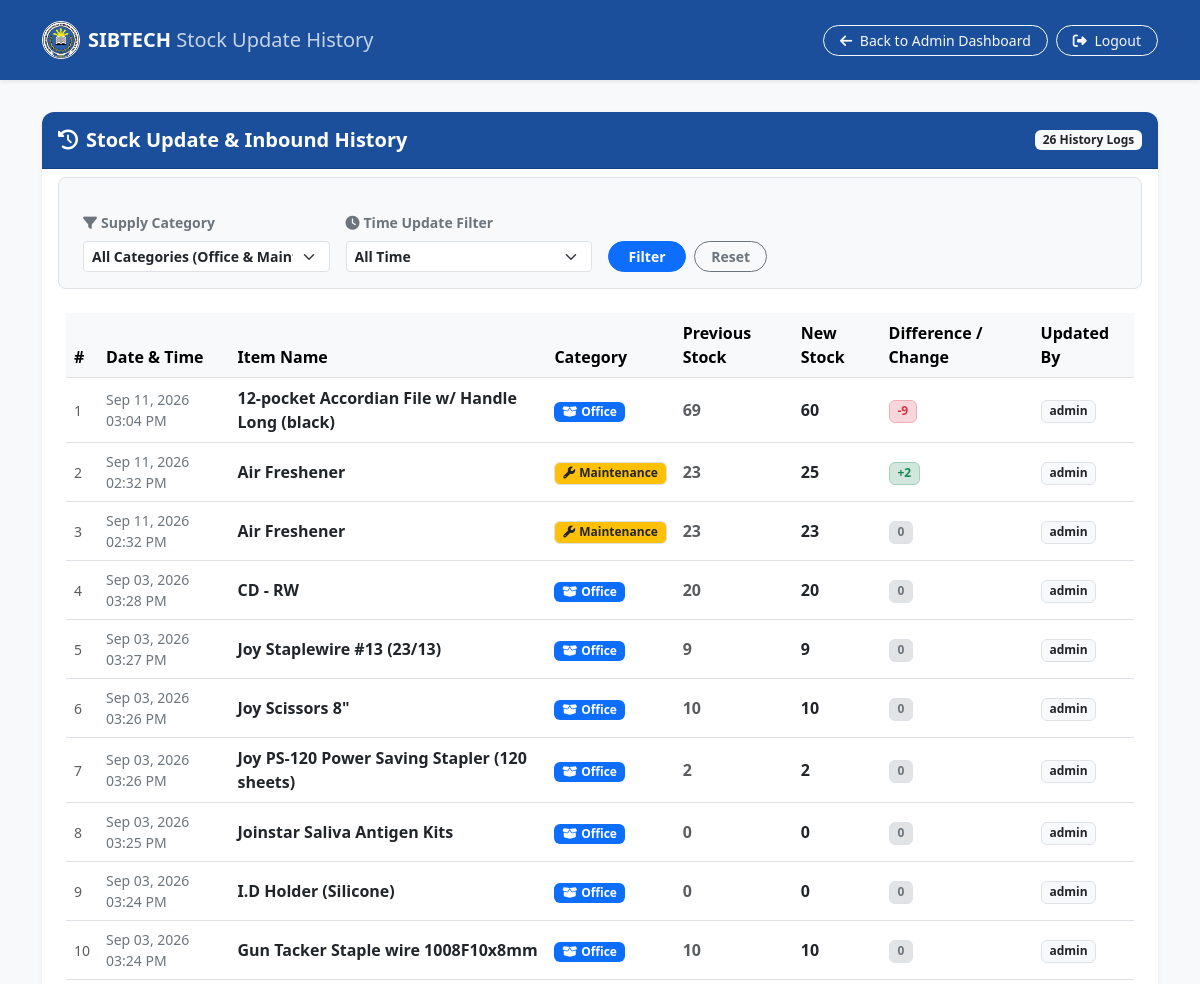
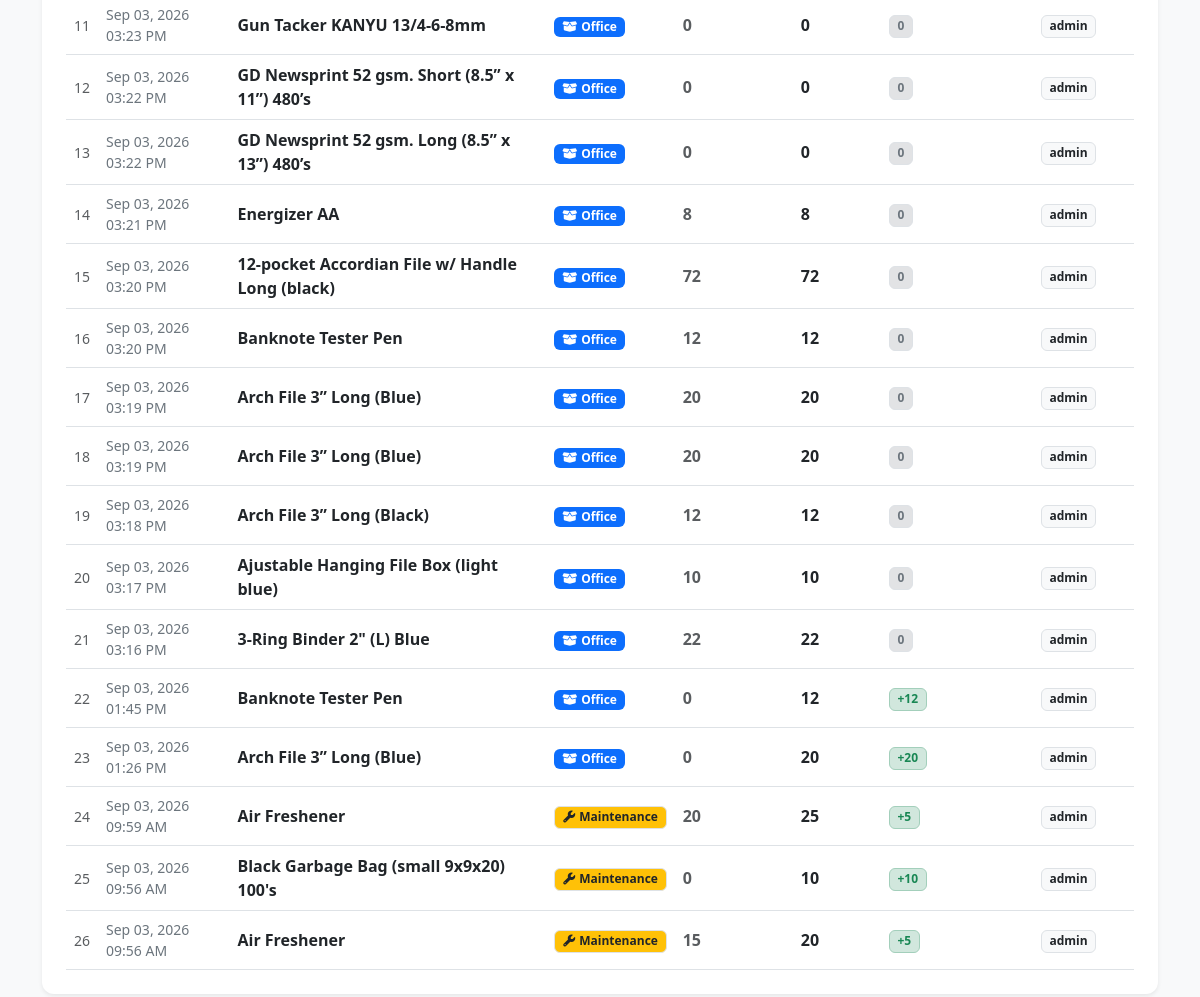
The app's page /in_stock.php (signed in) with its own data (2 pictures, top to bottom).
### tables this page shows
CREATE TABLE `stock_history` (
  `id` int(11) NOT NULL,
  `item_id` int(11) NOT NULL,
  `item_name` varchar(255) NOT NULL,
  `category` varchar(50) NOT NULL DEFAULT 'Office',
  `previous_stock` int(11) NOT NULL DEFAULT 0,
  `new_stock` int(11) NOT NULL DEFAULT 0,
  `added_qty` int(11) NOT NULL DEFAULT 0,
  `updated_by` varchar(100) NOT NULL,
  `updated_at` datetime DEFAULT current_timestamp()
);

### in_stock.php (the view, shortened to what this page needs)
<?php
require_once 'db.php';
$category_filter = $_GET['category'] ?? 'all';
$time_filter = $_GET['time_filter'] ?? 'all';
$sql = "SELECT * FROM stock_history WHERE 1=1";
$params = [];
$types = "";
$sql .= " ORDER BY updated_at DESC";
if (!empty($params)) {
    $stmt = $conn->prepare($sql);
    $stmt->bind_param($types, ...$params);
    $stmt->execute();
    $stock_history = $stmt->get_result();
} else {
    $stock_history = $conn->query($sql);
}
?>
<!DOCTYPE html>
<html lang="en">
<head>
    <link rel="stylesheet" href="https://cdn.jsdelivr.net/npm/bootstrap@5.3.0/dist/css/bootstrap.min.css">
    <link rel="stylesheet" href="https://cdnjs.cloudflare.com/ajax/libs/font-awesome/6.4.0/css/all.min.css">
    <link rel="stylesheet" href="css/in_stock.css">
</head>
<body>
<nav class="navbar navbar-expand-lg navbar-dark navbar-in-stock py-3 shadow-sm mb-4">
    <div class="container">
        <a class="navbar-brand fw-bold d-flex align-items-center text-white" href="admin_dashboard.php">
            <img src="logo.jpg" alt="SIBTECH Logo" class="me-2 rounded-circle border border-white" style="width: 38px; height: auto;">
            <span>SIBTECH <span class="fw-light opacity-75">Stock Update History</span></span>
        </a>
        <div class="d-flex align-items-center gap-2">
            <a href="admin_dashboard.php" class="btn btn-outline-light btn-sm rounded-pill px-3">
                <i class="fa-solid fa-arrow-left me-1"></i> Back to Admin Dashboard
            </a>
            <a href="logout.php" class="btn btn-outline-light btn-sm rounded-pill px-3">
                <i class="fa-solid fa-right-from-bracket me-1"></i> Logout
            </a>
        </div>
    </div>
</nav>
<div class="container py-2">
    <div class="card card-in-stock shadow-sm">
        <div class="card-header card-header-logo d-flex justify-content-between align-items-center py-3">
            <h5 class="mb-0 fw-bold"><i class="fa-solid fa-clock-rotate-left me-2"></i>Stock Update & Inbound History</h5>
            <span class="badge bg-light text-dark fw-bold"><?= $stock_history ? $stock_history->num_rows : 0 ?> History Logs</span>
        </div>
        <div class="card-body p-4">
            <form method="GET" class="row g-3 mb-4 bg-light p-3 rounded-3 border align-items-end">
                <div class="col-md-3">
                    <label class="form-label fw-bold small text-secondary"><i class="fa-solid fa-filter me-1"></i>Supply Category</label>
                    <select name="category" class="form-select form-select-sm fw-semibold" onchange="this.form.submit()">
                        <option value="all" <?= $category_filter === 'all' ? 'selected' : '' ?>>All Categories (Office & Maint)</option>
                    </select>
                </div>
                <div class="col-md-3">
                    <label class="form-label fw-bold small text-secondary"><i class="fa-solid fa-clock me-1"></i>Time Update Filter</label>
                    <select name="time_filter" id="time_filter" class="form-select form-select-sm fw-semibold" onchange="toggleCustomDates(); this.form.submit();">
                        <option value="all" <?= $time_filter === 'all' ? 'selected' : '' ?>>All Time</option>
                    </select>
                </div>
                <div class="col-md-2 d-flex gap-2">
                    <button type="submit" class="btn btn-primary btn-sm rounded-pill px-3 fw-bold w-100">Filter</button>
                    <a href="in_stock.php" class="btn btn-outline-secondary btn-sm rounded-pill px-3 fw-bold">Reset</a>
                </div>
            </form>
            <div class="table-responsive">
                <table class="table table-hover align-middle mb-0">
                    <thead class="table-light">
                        <tr>
                            <th>#</th>
                            <th>Date & Time</th>
                            <th>Item Name</th>
                            <th>Category</th>
                            <th>Previous Stock</th>
                            <th>New Stock</th>
                            <th>Difference / Change</th>
                            <th>Updated By</th>
                        </tr>
                    </thead>
                    <tbody>
                        <?php
                        $count = 1;
                        if ($stock_history && $stock_history->num_rows > 0):
                            while($row = $stock_history->fetch_assoc()):
                                $diff = $row['added_qty'];
                                if ($diff > 0) {
                                    $diff_badge = '<span class="badge bg-success-subtle text-success border border-success-subtle fw-bold">+' . $diff . '</span>';
                                } elseif ($diff < 0) {
                                    $diff_badge = '<span class="badge bg-danger-subtle text-danger border border-danger-subtle fw-bold">' . $diff . '</span>';
                                } else {
                                    $diff_badge = '<span class="badge bg-secondary-subtle text-secondary border fw-bold">0</span>';
                                }
                                $cat_badge = ($row['category'] === 'Maintenance')
                                    ? '<span class="badge bg-warning text-dark border"><i class="fa-solid fa-wrench me-1"></i>Maintenance</span>'
                                    : '<span class="badge bg-primary text-white"><i class="fa-solid fa-box-open me-1"></i>Office</span>';
                        ?>
                            <tr>
                                <td class="text-muted small"><?= $count++ ?></td>
                                <td class="small text-secondary"><?= date('M d, Y h:i A', strtotime($row['updated_at'])) ?></td>
                                <td><strong class="text-dark"><?= htmlspecialchars($row['item_name']) ?></strong></td>
                                <td><?= $cat_badge ?></td>
                                <td class="fw-semibold text-muted"><?= $row['previous_stock'] ?></td>
                                <td class="fw-bold fs-6 text-dark"><?= $row['new_stock'] ?></td>
                                <td><?= $diff_badge ?></td>
                                <td><span class="badge bg-light text-dark border"><?= htmlspecialchars($row['updated_by']) ?></span></td>
                            </tr>
                        <?php
                            endwhile;
                        endif; ?>
                    </tbody>
                </table>
            </div>
        </div>
    </div>
</div>
</body>
</html>

### css/in_stock.css (style rules this page uses)
:root { --logo-blue: #1b4f9c; --logo-blue-hover: #163f7d; --logo-yellow: #f5be16; --logo-dark: #111827; --logo-light-bg: #f8f9fa; }
body { background-color: var(--logo-light-bg); font-family: 'Segoe UI', Tahoma, Geneva, Verdana, sans-serif; }
.navbar-in-stock { background-color: var(--logo-blue); }
.card-in-stock { border: none; border-radius: 12px; box-shadow: 0 4px 12px rgba(0, 0, 0, 0.05); }
.card-header-logo { background-color: var(--logo-blue); color: #ffffff; border-radius: 12px 12px 0 0 !important; }

### records on screen
stock_history: updated_at "Sep 11, 2026 03:04 PM", item_name "12-pocket Accordian File w/ Handle Long (black)", category "Office" (drawn), previous_stock "69", new_stock "60", added_qty "-9", updated_by "admin"
stock_history: updated_at "Sep 11, 2026 02:32 PM", item_name "Air Freshener", category "Maintenance" (drawn), previous_stock "23", new_stock "25", added_qty "2", updated_by "admin"
stock_history: updated_at "Sep 11, 2026 02:32 PM", item_name "Air Freshener", category "Maintenance" (drawn), previous_stock "23", new_stock "23", added_qty "0", updated_by "admin"
stock_history: updated_at "Sep 03, 2026 03:28 PM", item_name "CD - RW", category "Office" (drawn), previous_stock "20", new_stock "20", added_qty "0", updated_by "admin"
stock_history: updated_at "Sep 03, 2026 03:27 PM", item_name "Joy Staplewire #13 (23/13)", category "Office" (drawn), previous_stock "9", new_stock "9", added_qty "0", updated_by "admin"
stock_history: updated_at "Sep 03, 2026 03:26 PM", item_name "Joy Scissors 8\"", category "Office" (drawn), previous_stock "10", new_stock "10", added_qty "0", updated_by "admin"
stock_history: updated_at "Sep 03, 2026 03:26 PM", item_name "Joy PS-120 Power Saving Stapler (120 sheets)", category "Office" (drawn), previous_stock "2", new_stock "2", added_qty "0", updated_by "admin"
stock_history: updated_at "Sep 03, 2026 03:25 PM", item_name "Joinstar Saliva Antigen Kits", category "Office" (drawn), previous_stock "0", new_stock "0", added_qty "0", updated_by "admin"
stock_history: updated_at "Sep 03, 2026 03:24 PM", item_name "I.D Holder (Silicone)", category "Office" (drawn), previous_stock "0", new_stock "0", added_qty "0", updated_by "admin"
stock_history: updated_at "Sep 03, 2026 03:24 PM", item_name "Gun Tacker Staple wire 1008F10x8mm", category "Office" (drawn), previous_stock "10", new_stock "10", added_qty "0", updated_by "admin"
stock_history: updated_at "Sep 03, 2026 03:23 PM", item_name "Gun Tacker KANYU 13/4-6-8mm", category "Office" (drawn), previous_stock "0", new_stock "0", added_qty "0", updated_by "admin"
stock_history: updated_at "Sep 03, 2026 03:22 PM", item_name "GD Newsprint 52 gsm. Short (8.5” x 11”) 480’s", category "Office" (drawn), previous_stock "0", new_stock "0", added_qty "0", updated_by "admin"
stock_history: updated_at "Sep 03, 2026 03:22 PM", item_name "GD Newsprint 52 gsm. Long (8.5” x 13”) 480’s", category "Office" (drawn), previous_stock "0", new_stock "0", added_qty "0", updated_by "admin"
stock_history: updated_at "Sep 03, 2026 03:21 PM", item_name "Energizer AA", category "Office" (drawn), previous_stock "8", new_stock "8", added_qty "0", updated_by "admin"
stock_history: updated_at "Sep 03, 2026 03:20 PM", item_name "12-pocket Accordian File w/ Handle Long (black)", category "Office" (drawn), previous_stock "72", new_stock "72", added_qty "0", updated_by "admin"
stock_history: updated_at "Sep 03, 2026 03:20 PM", item_name "Banknote Tester Pen", category "Office" (drawn), previous_stock "12", new_stock "12", added_qty "0", updated_by "admin"
stock_history: updated_at "Sep 03, 2026 03:19 PM", item_name "Arch File 3” Long (Blue)", category "Office" (drawn), previous_stock "20", new_stock "20", added_qty "0", updated_by "admin"
stock_history: updated_at "Sep 03, 2026 03:19 PM", item_name "Arch File 3” Long (Blue)", category "Office" (drawn), previous_stock "20", new_stock "20", added_qty "0", updated_by "admin"
stock_history: updated_at "Sep 03, 2026 03:18 PM", item_name "Arch File 3” Long (Black)", category "Office" (drawn), previous_stock "12", new_stock "12", added_qty "0", updated_by "admin"
stock_history: updated_at "Sep 03, 2026 03:17 PM", item_name "Ajustable Hanging File Box (light blue)", category "Office" (drawn), previous_stock "10", new_stock "10", added_qty "0", updated_by "admin"
stock_history: updated_at "Sep 03, 2026 03:16 PM", item_name "3-Ring Binder 2\" (L) Blue", category "Office" (drawn), previous_stock "22", new_stock "22", added_qty "0", updated_by "admin"
stock_history: updated_at "Sep 03, 2026 01:45 PM", item_name "Banknote Tester Pen", category "Office" (drawn), previous_stock "0", new_stock "12", added_qty "12", updated_by "admin"
stock_history: updated_at "Sep 03, 2026 01:26 PM", item_name "Arch File 3” Long (Blue)", category "Office" (drawn), previous_stock "0", new_stock "20", added_qty "20", updated_by "admin"
stock_history: updated_at "Sep 03, 2026 09:59 AM", item_name "Air Freshener", category "Maintenance" (drawn), previous_stock "20", new_stock "25", added_qty "5", updated_by "admin"
stock_history: updated_at "Sep 03, 2026 09:56 AM", item_name "Black Garbage Bag (small 9x9x20) 100's", category "Maintenance" (drawn), previous_stock "0", new_stock "10", added_qty "10", updated_by "admin"
stock_history: updated_at "Sep 03, 2026 09:56 AM", item_name "Air Freshener", category "Maintenance" (drawn), previous_stock "15", new_stock "20", added_qty "5", updated_by "admin"

### other values on screen
$stock_history->num_rows "26"
